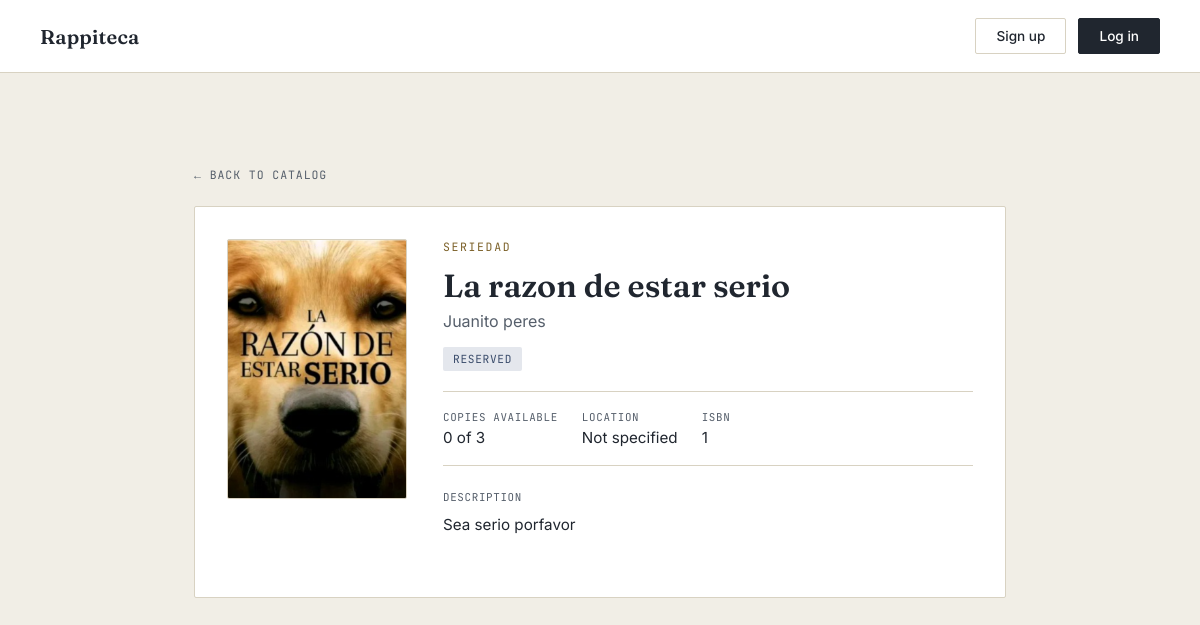
Page /libro/1/ on the earlier database version.
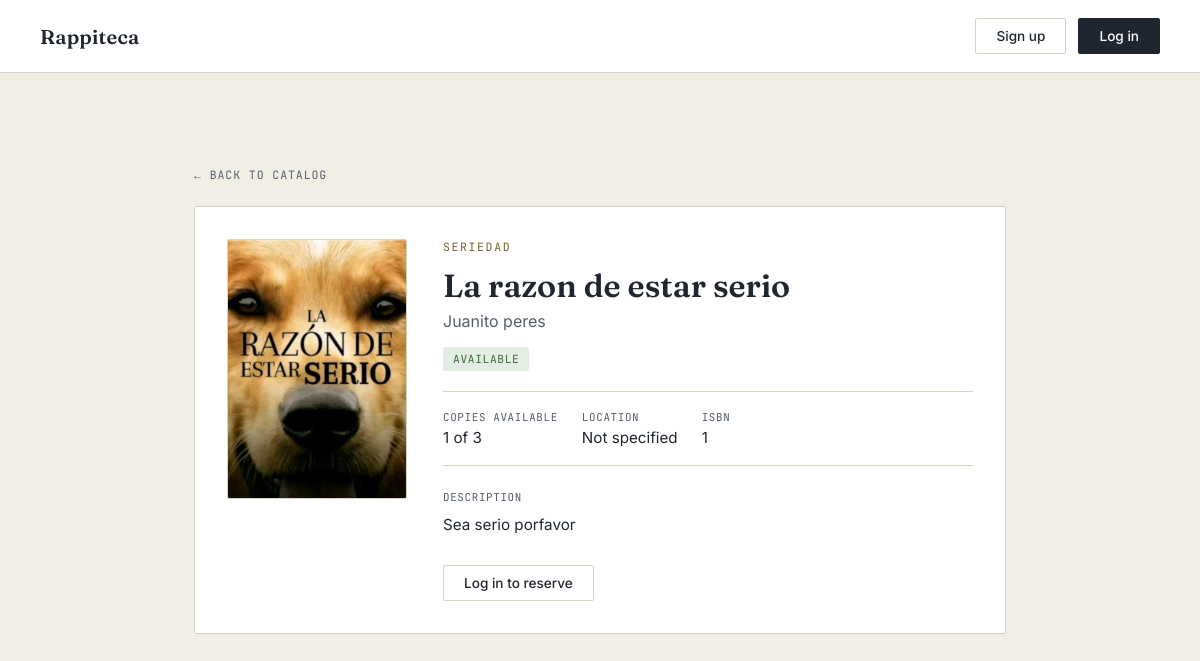
Same page on the later database version.
### catalog/models.py (models this page shows, shortened)
class Book(models.Model):
    title = models.CharField(max_length=150)
    author = models.CharField(max_length=150)
    isbn = models.CharField(max_length=20, unique=True, blank=True, null=True)
    category = models.CharField(max_length=100, blank=True)
    location = models.CharField(max_length=100, blank=True)
    description = models.CharField(max_length=500, blank=True)
    image = models.ImageField(upload_to='catalog/images/', blank=True, null=True)
    total_copies = models.PositiveIntegerField(default=1)
    available_copies = models.PositiveIntegerField(default=1)
    ESTADO_DISPONIBLE = 'available'
    ESTADO_PRESTADO = 'borrowed'
    ESTADO_RESERVADO = 'reserved'
    ESTADO_PUBLICO_LABELS = {
        ESTADO_DISPONIBLE: 'Available',
        ESTADO_PRESTADO: 'Borrowed',
        ESTADO_RESERVADO: 'Reserved',
    }
    @property
    def esta_disponible(self):
        return self.available_copies > 0
    def estado_publico(self):
        if self.esta_disponible:
            return self.ESTADO_DISPONIBLE
        hay_prestadas = (
            self.loans.filter(status=Loan.STATUS_BORROWED).exists()
            if hasattr(self, 'loans')
            else self.prestamos.filter(status=Loan.STATUS_BORROWED).exists()
        )
        return self.ESTADO_PRESTADO if hay_prestadas else self.ESTADO_RESERVADO

### catalog/views.py (the view)
# urls.py: path('libro/<int:book_id>/', views.detalle_libro, name='detalle_libro'),
def detalle_libro(request, book_id):
    current_user = _usuario_actual(request)
    book = get_object_or_404(Book, id=book_id)
    estado_publico = book.estado_publico()
    loan_activo = None
    if current_user:
        loan_activo = Loan.objects.filter(
            user=current_user,
            book=book,
            estado__in=[Loan.ESTADO_RESERVADO, Loan.ESTADO_PRESTADO],
        ).first()
    contexto = {
        'current_user': current_user,
        'book': book,
        'estado_publico': estado_publico,
        'estado_publico_label': book.ESTADO_PUBLICO_LABELS[estado_publico],
        'loan_activo': loan_activo,
    }
    return render(request, 'book_detail.html', contexto)

### catalog/views.py (called while the page is built)
def _usuario_actual(request):
    current_user = None
    user_id = request.session.get('user_id')
    if user_id:
        try:
            current_user = User.objects.get(id=user_id)
        except User.DoesNotExist:
            request.session.flush()
    return current_user

### catalog/templates/book_detail.html (shortened to what this page needs)
{% load static %}
<!DOCTYPE html>
<html lang="en">
<head>
  <link rel="stylesheet" href="{% static 'catalog/css/style.css' %}">
</head>
<body>
  <header class="nav">
    <a href="{% url 'home' %}" class="nav-brand">Rappiteca</a>
    <nav class="nav-actions">
      {% if current_user %}
        <div class="notification-icon-container">
          <a href="{% url 'notifications' %}" class="notification-icon">
            🔔
            <span class="notification-badge" id="notification-badge" style="display: none;">0</span>
          </a>
        </div>
        {% if current_user.role == 'adm' %}
          <a href="{% url 'gestionar_prestamos' %}" class="btn btn-ghost">Admin panel</a>
        {% else %}
          <a href="{% url 'user_loans' %}" class="btn btn-ghost">My loans</a>
        {% endif %}
        <a href="{% url 'logout' %}" class="btn btn-solid">Log out</a>
      {% else %}
        <a href="{% url 'signup' %}" class="btn btn-ghost">Sign up</a>
        <a href="{% url 'login' %}" class="btn btn-solid">Log in</a>
      {% endif %}
    </nav>
  </header>
  <main class="detail-main">
    <a href="{% url 'home' %}" class="detail-back">← Back to catalog</a>
    <div class="detail-card">
      <div class="detail-cover">
        {% if book.image %}
          <img src="{{ book.image.url }}" alt="{{ book.title }}">
        {% else %}
          <span class="detail-cover-placeholder">No cover</span>
        {% endif %}
      </div>
      <div class="detail-body">
        <p class="eyebrow">{{ book.category|default:"Catalog" }}</p>
        <h1 class="detail-title">{{ book.title }}</h1>
        <p class="detail-author">{{ book.author }}</p>
        <div class="detail-status">
          {% if estado_publico == 'available' %}
            <span class="status-badge status-available">{{ estado_publico_label }}</span>
          {% elif estado_publico == 'borrowed' %}
            <span class="status-badge status-unavailable">{{ estado_publico_label }}</span>
          {% else %}
            <span class="status-badge status-info">{{ estado_publico_label }}</span>
          {% endif %}
        </div>
        <dl class="detail-facts">
          <div class="detail-fact">
            <dt>Copies available</dt>
            <dd>{{ book.available_copies }} of {{ book.total_copies }}</dd>
          </div>
          <div class="detail-fact">
            <dt>Location</dt>
            <dd>{{ book.location|default:"Not specified" }}</dd>
          </div>
          {% if book.isbn %}
            <div class="detail-fact">
              <dt>ISBN</dt>
              <dd>{{ book.isbn }}</dd>
            </div>
          {% endif %}
        </dl>
        <div class="detail-description">
          <h2 class="detail-section-title">Description</h2>
          <p>{{ book.description|default:"No description available for this book." }}</p>
        </div>
        <div class="detail-actions">
          {% if loan_activo and loan_activo.estado == 'reservado' %}
            <span class="status-badge status-info">Reserved — pending pickup</span>
            <form action="{% url 'confirmar_recogida' loan_activo.id %}" method="post">
              {% csrf_token %}
              <button type="submit" class="btn btn-solid btn-small">Ya lo recogí</button>
            </form>
            <form action="{% url 'cancelar_reserva' loan_activo.id %}" method="post">
              {% csrf_token %}
              <button type="submit" class="btn btn-ghost btn-small">Cancel reservation</button>
            </form>
          {% elif loan_activo and loan_activo.estado == 'prestado' %}
            <span class="status-badge status-unavailable">Recogido — en tu poder</span>
          {% elif estado_publico == 'available' %}
            {% if current_user %}
              <form action="{% url 'reservar_libro' book.id %}" method="post">
                {% csrf_token %}
                <button type="submit" class="btn btn-solid">Reserve</button>
              </form>
            {% else %}
              <a href="{% url 'login' %}" class="btn btn-ghost">Log in to reserve</a>
            {% endif %}
          {% endif %}
        </div>
      </div>
    </div>
  </main>
</body>
</html>

Differences in the rows shown:
changed Book "La razon de estar serio": available_copies "0" → "1"
Other differences:
{{ estado_publico_label }}: (not shown) → "AVAILABLE"
{{ estado_publico_label }}: "RESERVED" → (not shown)
text now shown: "Log in to reserve"
